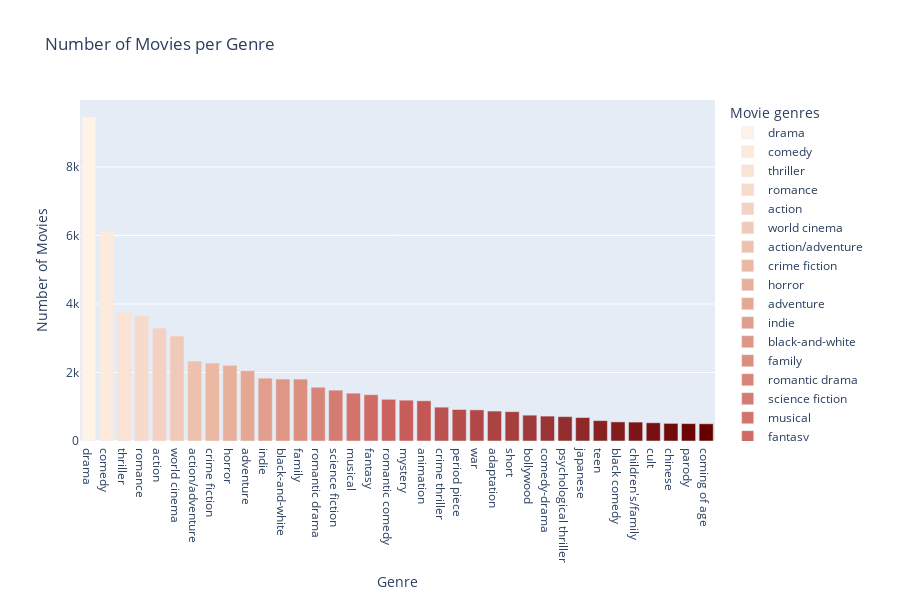

The code cell stored with this chart in its notebook:
### Code cell
import matplotlib.colors as mcolors
import matplotlib.pyplot as plt
import plotly.express as px
# Calculate sample sizes of the genres that we keep
sample_sizes = movies_genres.groupby('Movie genres').size().reset_index(name='Count')
sample_sizes = sample_sizes.sort_values(by='Count', ascending=False)
# Define copper colorscale in valid format
copper_colorscale = [
    (255 / 255, 242 / 255, 230 / 255),
    (230 / 255, 169 / 255, 148 / 255),
    (202 / 255, 94 / 255, 91 / 255),
    (153 / 255, 51 / 255, 51 / 255),
    (102 / 255, 0 / 255, 0 / 255)
]

# Create a LinearSegmentedColormap
copper_interpolated = mcolors.LinearSegmentedColormap.from_list("copper", copper_colorscale)

# Interpolate colors for the genres
num_genres = sample_sizes.shape[0]
genre_colors = {
    genre: mcolors.rgb2hex(copper_interpolated(i / (num_genres - 1)))
    for i, genre in enumerate(sample_sizes['Movie genres'])
}

# Create bar chart with the custom color scale
fig = px.bar(
    sample_sizes,
    x='Movie genres',
    y='Count',
    color='Movie genres',
    title="Number of Movies per Genre",
    color_discrete_map=genre_colors
)

fig.update_layout(
    xaxis_title="Genre",
    yaxis_title="Number of Movies",
    width=900,
    height=600
)

fig.show()

### Figure 1 — Plotly figure (JSON) as saved in the notebook; plotly's stock layout.template omitted (floating-point values rounded to 4 significant figures)
{"data": [{"alignmentgroup": "True", "hovertemplate": "Movie genres=%{x}<br>Count=%{y}<extra></extra>", "legendgroup": "drama", "marker": {"color": "#fff2e6", "pattern": {"shape": ""}}, "name": "drama", "offsetgroup": "drama", "orientation": "v", "showlegend": true, "textposition": "auto", "type": "bar", "x": ["drama"], "xaxis": "x", "y": [9457], "yaxis": "y"}, {"alignmentgroup": "True", "hovertemplate": "Movie genres=%{x}<br>Count=%{y}<extra></extra>", "legendgroup": "comedy", "marker": {"color": "#fceadd", "pattern": {"shape": ""}}, "name": "comedy", "offsetgroup": "comedy", "orientation": "v", "showlegend": true, "textposition": "auto", "type": "bar", "x": ["comedy"], "xaxis": "x", "y": [6122], "yaxis": "y"}, {"alignmentgroup": "True", "hovertemplate": "Movie genres=%{x}<br>Count=%{y}<extra></extra>", "legendgroup": "thriller", "marker": {"color": "#fae2d4", "pattern": {"shape": ""}}, "name": "thriller", "offsetgroup": "thriller", "orientation": "v", "showlegend": true, "textposition": "auto", "type": "bar", "x": ["thriller"], "xaxis": "x", "y": [3762], "yaxis": "y"}, {"alignmentgroup": "True", "hovertemplate": "Movie genres=%{x}<br>Count=%{y}<extra></extra>", "legendgroup": "romance", "marker": {"color": "#f7dacb", "pattern": {"shape": ""}}, "name": "romance", "offsetgroup": "romance", "orientation": "v", "showlegend": true, "textposition": "auto", "type": "bar", "x": ["romance"], "xaxis": "x", "y": [3651], "yaxis": "y"}, {"alignmentgroup": "True", "hovertemplate": "Movie genres=%{x}<br>Count=%{y}<extra></extra>", "legendgroup": "action", "marker": {"color": "#f4d1c1", "pattern": {"shape": ""}}, "name": "action", "offsetgroup": "action", "orientation": "v", "showlegend": true, "textposition": "auto", "type": "bar", "x": ["action"], "xaxis": "x", "y": [3297], "yaxis": "y"}, {"alignmentgroup": "True", "hovertemplate": "Movie genres=%{x}<br>Count=%{y}<extra></extra>", "legendgroup": "world cinema", "marker": {"color": "#f1c9b8", "pattern": {"shape": ""}}, "name": "world cinema", "offsetgroup": "world cinema", "orientation": "v", "showlegend": true, "textposition": "auto", "type": "bar", "x": ["world cinema"], "xaxis": "x", "y": [3064], "yaxis": "y"}, {"alignmentgroup": "True", "hovertemplate": "Movie genres=%{x}<br>Count=%{y}<extra></extra>", "legendgroup": "action/adventure", "marker": {"color": "#eec1af", "pattern": {"shape": ""}}, "name": "action/adventure", "offsetgroup": "action/adventure", "orientation": "v", "showlegend": true, "textposition": "auto", "type": "bar", "x": ["action/adventure"], "xaxis": "x", "y": [2332], "yaxis": "y"}, {"alignmentgroup": "True", "hovertemplate": "Movie genres=%{x}<br>Count=%{y}<extra></extra>", "legendgroup": "crime fiction", "marker": {"color": "#ebb8a4", "pattern": {"shape": ""}}, "name": "crime fiction", "offsetgroup": "crime fiction", "orientation": "v", "showlegend": true, "textposition": "auto", "type": "bar", "x": ["crime fiction"], "xaxis": "x", "y": [2276], "yaxis": "y"}, {"alignmentgroup": "True", "hovertemplate": "Movie genres=%{x}<br>Count=%{y}<extra></extra>", "legendgroup": "horror", "marker": {"color": "#e8b09b", "pattern": {"shape": ""}}, "name": "horror", "offsetgroup": "horror", "orientation": "v", "showlegend": true, "textposition": "auto", "type": "bar", "x": ["horror"], "xaxis": "x", "y": [2208], "yaxis": "y"}, {"alignmentgroup": "True", "hovertemplate": "Movie genres=%{x}<br>Count=%{y}<extra></extra>", "legendgroup": "adventure", "marker": {"color": "#e5a893", "pattern": {"shape": ""}}, "name": "adventure", "offsetgroup": "adventure", "orientation": "v", "showlegend": true, "textposition": "auto", "type": "bar", "x": ["adventure"], "xaxis": "x", "y": [2053], "yaxis": "y"}, {"alignmentgroup": "True", "hovertemplate": "Movie genres=%{x}<br>Count=%{y}<extra></extra>", "legendgroup": "indie", "marker": {"color": "#e29e8c", "pattern": {"shape": ""}}, "name": "indie", "offsetgroup": "indie", "orientation": "v", "showlegend": true, "textposition": "auto", "type": "bar", "x": ["indie"], "xaxis": "x", "y": [1834], "yaxis": "y"}, {"alignmentgroup": "True", "hovertemplate": "Movie genres=%{x}<br>Count=%{y}<extra></extra>", "legendgroup": "black-and-white", "marker": {"color": "#df9685", "pattern": {"shape": ""}}, "name": "black-and-white", "offsetgroup": "black-and-white", "orientation": "v", "showlegend": true, "textposition": "auto", "type": "bar", "x": ["black-and-white"], "xaxis": "x", "y": [1808], "yaxis": "y"}, {"alignmentgroup": "True", "hovertemplate": "Movie genres=%{x}<br>Count=%{y}<extra></extra>", "legendgroup": "family", "marker": {"color": "#dc8e7f", "pattern": {"shape": ""}}, "name": "family", "offsetgroup": "family", "orientation": "v", "showlegend": true, "textposition": "auto", "type": "bar", "x": ["family"], "xaxis": "x", "y": [1807], "yaxis": "y"}, {"alignmentgroup": "True", "hovertemplate": "Movie genres=%{x}<br>Count=%{y}<extra></extra>", "legendgroup": "romantic drama", "marker": {"color": "#d88478", "pattern": {"shape": ""}}, "name": "romantic drama", "offsetgroup": "romantic drama", "orientation": "v", "showlegend": true, "textposition": "auto", "type": "bar", "x": ["romantic drama"], "xaxis": "x", "y": [1570], "yaxis": "y"}, {"alignmentgroup": "True", "hovertemplate": "Movie genres=%{x}<br>Count=%{y}<extra></extra>", "legendgroup": "science fiction", "marker": {"color": "#d57c72", "pattern": {"shape": ""}}, "name": "science fiction", "offsetgroup": "science fiction", "orientation": "v", "showlegend": true, "textposition": "auto", "type": "bar", "x": ["science fiction"], "xaxis": "x", "y": [1485], "yaxis": "y"}, {"alignmentgroup": "True", "hovertemplate": "Movie genres=%{x}<br>Count=%{y}<extra></extra>", "legendgroup": "musical", "marker": {"color": "#d2746c", "pattern": {"shape": ""}}, "name": "musical", "offsetgroup": "musical", "orientation": "v", "showlegend": true, "textposition": "auto", "type": "bar", "x": ["musical"], "xaxis": "x", "y": [1397], "yaxis": "y"}, {"alignmentgroup": "True", "hovertemplate": "Movie genres=%{x}<br>Count=%{y}<extra></extra>", "legendgroup": "fantasy", "marker": {"color": "#cf6a64", "pattern": {"shape": ""}}, "name": "fantasy", "offsetgroup": "fantasy", "orientation": "v", "showlegend": true, "textposition": "auto", "type": "bar", "x": ["fantasy"], "xaxis": "x", "y": [1351], "yaxis": "y"}, {"alignmentgroup": "True", "hovertemplate": "Movie genres=%{x}<br>Count=%{y}<extra></extra>", "legendgroup": "romantic comedy", "marker": {"color": "#cc625e", "pattern": {"shape": ""}}, "name": "romantic comedy", "offsetgroup": "romantic comedy", "orientation": "v", "showlegend": true, "textposition": "auto", "type": "bar", "x": ["romantic comedy"], "xaxis": "x", "y": [1217], "yaxis": "y"}, {"alignmentgroup": "True", "hovertemplate": "Movie genres=%{x}<br>Count=%{y}<extra></extra>", "legendgroup": "mystery", "marker": {"color": "#c75c59", "pattern": {"shape": ""}}, "name": "mystery", "offsetgroup": "mystery", "orientation": "v", "showlegend": true, "textposition": "auto", "type": "bar", "x": ["mystery"], "xaxis": "x", "y": [1192], "yaxis": "y"}, {"alignmentgroup": "True", "hovertemplate": "Movie genres=%{x}<br>Count=%{y}<extra></extra>", "legendgroup": "animation", "marker": {"color": "#c25754", "pattern": {"shape": ""}}, "name": "animation", "offsetgroup": "animation", "orientation": "v", "showlegend": true, "textposition": "auto", "type": "bar", "x": ["animation"], "xaxis": "x", "y": [1174], "yaxis": "y"}, {"alignmentgroup": "True", "hovertemplate": "Movie genres=%{x}<br>Count=%{y}<extra></extra>", "legendgroup": "crime thriller", "marker": {"color": "#bc524f", "pattern": {"shape": ""}}, "name": "crime thriller", "offsetgroup": "crime thriller", "orientation": "v", "showlegend": true, "textposition": "auto", "type": "bar", "x": ["crime thriller"], "xaxis": "x", "y": [988], "yaxis": "y"}, {"alignmentgroup": "True", "hovertemplate": "Movie genres=%{x}<br>Count=%{y}<extra></extra>", "legendgroup": "period piece", "marker": {"color": "#b64d4b", "pattern": {"shape": ""}}, "name": "period piece", "offsetgroup": "period piece", "orientation": "v", "showlegend": true, "textposition": "auto", "type": "bar", "x": ["period piece"], "xaxis": "x", "y": [920], "yaxis": "y"}, {"alignmentgroup": "True", "hovertemplate": "Movie genres=%{x}<br>Count=%{y}<extra></extra>", "legendgroup": "war", "marker": {"color": "#b14847", "pattern": {"shape": ""}}, "name": "war", "offsetgroup": "war", "orientation": "v", "showlegend": true, "textposition": "auto", "type": "bar", "x": ["war"], "xaxis": "x", "y": [909], "yaxis": "y"}, {"alignmentgroup": "True", "hovertemplate": "Movie genres=%{x}<br>Count=%{y}<extra></extra>", "legendgroup": "adaptation", "marker": {"color": "#ab4342", "pattern": {"shape": ""}}, "name": "adaptation", "offsetgroup": "adaptation", "orientation": "v", "showlegend": true, "textposition": "auto", "type": "bar", "x": ["adaptation"], "xaxis": "x", "y": [874], "yaxis": "y"}, {"alignmentgroup": "True", "hovertemplate": "Movie genres=%{x}<br>Count=%{y}<extra></extra>", "legendgroup": "short", "marker": {"color": "#a53e3d", "pattern": {"shape": ""}}, "name": "short", "offsetgroup": "short", "orientation": "v", "showlegend": true, "textposition": "auto", "type": "bar", "x": ["short"], "xaxis": "x", "y": [857], "yaxis": "y"}, {"alignmentgroup": "True", "hovertemplate": "Movie genres=%{x}<br>Count=%{y}<extra></extra>", "legendgroup": "bollywood", "marker": {"color": "#a03939", "pattern": {"shape": ""}}, "name": "bollywood", "offsetgroup": "bollywood", "orientation": "v", "showlegend": true, "textposition": "auto", "type": "bar", "x": ["bollywood"], "xaxis": "x", "y": [754], "yaxis": "y"}, {"alignmentgroup": "True", "hovertemplate": "Movie genres=%{x}<br>Count=%{y}<extra></extra>", "legendgroup": "comedy-drama", "marker": {"color": "#9a3434", "pattern": {"shape": ""}}, "name": "comedy-drama", "offsetgroup": "comedy-drama", "orientation": "v", "showlegend": true, "textposition": "auto", "type": "bar", "x": ["comedy-drama"], "xaxis": "x", "y": [727], "yaxis": "y"}, {"alignmentgroup": "True", "hovertemplate": "Movie genres=%{x}<br>Count=%{y}<extra></extra>", "legendgroup": "psychological thriller", "marker": {"color": "#942e2e", "pattern": {"shape": ""}}, "name": "psychological thriller", "offsetgroup": "psychological thriller", "orientation": "v", "showlegend": true, "textposition": "auto", "type": "bar", "x": ["psychological thriller"], "xaxis": "x", "y": [712], "yaxis": "y"}, {"alignmentgroup": "True", "hovertemplate": "Movie genres=%{x}<br>Count=%{y}<extra></extra>", "legendgroup": "japanese", "marker": {"color": "#8f2929", "pattern": {"shape": ""}}, "name": "japanese", "offsetgroup": "japanese", "orientation": "v", "showlegend": true, "textposition": "auto", "type": "bar", "x": ["japanese"], "xaxis": "x", "y": [685], "yaxis": "y"}, {"alignmentgroup": "True", "hovertemplate": "Movie genres=%{x}<br>Count=%{y}<extra></extra>", "legendgroup": "teen", "marker": {"color": "#882222", "pattern": {"shape": ""}}, "name": "teen", "offsetgroup": "teen", "orientation": "v", "showlegend": true, "textposition": "auto", "type": "bar", "x": ["teen"], "xaxis": "x", "y": [595], "yaxis": "y"}, {"alignmentgroup": "True", "hovertemplate": "Movie genres=%{x}<br>Count=%{y}<extra></extra>", "legendgroup": "black comedy", "marker": {"color": "#831d1d", "pattern": {"shape": ""}}, "name": "black comedy", "offsetgroup": "black comedy", "orientation": "v", "showlegend": true, "textposition": "auto", "type": "bar", "x": ["black comedy"], "xaxis": "x", "y": [558], "yaxis": "y"}, {"alignmentgroup": "True", "hovertemplate": "Movie genres=%{x}<br>Count=%{y}<extra></extra>", "legendgroup": "children's/family", "marker": {"color": "#7d1717", "pattern": {"shape": ""}}, "name": "children's/family", "offsetgroup": "children's/family", "orientation": "v", "showlegend": true, "textposition": "auto", "type": "bar", "x": ["children's/family"], "xaxis": "x", "y": [552], "yaxis": "y"}, {"alignmentgroup": "True", "hovertemplate": "Movie genres=%{x}<br>Count=%{y}<extra></extra>", "legendgroup": "cult", "marker": {"color": "#771111", "pattern": {"shape": ""}}, "name": "cult", "offsetgroup": "cult", "orientation": "v", "showlegend": true, "textposition": "auto", "type": "bar", "x": ["cult"], "xaxis": "x", "y": [532], "yaxis": "y"}, {"alignmentgroup": "True", "hovertemplate": "Movie genres=%{x}<br>Count=%{y}<extra></extra>", "legendgroup": "chinese", "marker": {"color": "#710b0b", "pattern": {"shape": ""}}, "name": "chinese", "offsetgroup": "chinese", "orientation": "v", "showlegend": true, "textposition": "auto", "type": "bar", "x": ["chinese"], "xaxis": "x", "y": [514], "yaxis": "y"}, {"alignmentgroup": "True", "hovertemplate": "Movie genres=%{x}<br>Count=%{y}<extra></extra>", "legendgroup": "parody", "marker": {"color": "#6c0606", "pattern": {"shape": ""}}, "name": "parody", "offsetgroup": "parody", "orientation": "v", "showlegend": true, "textposition": "auto", "type": "bar", "x": ["parody"], "xaxis": "x", "y": [508], "yaxis": "y"}, {"alignmentgroup": "True", "hovertemplate": "Movie genres=%{x}<br>Count=%{y}<extra></extra>", "legendgroup": "coming of age", "marker": {"color": "#660000", "pattern": {"shape": ""}}, "name": "coming of age", "offsetgroup": "coming of age", "orientation": "v", "showlegend": true, "textposition": "auto", "type": "bar", "x": ["coming of age"], "xaxis": "x", "y": [502], "yaxis": "y"}], "layout": {"barmode": "relative", "height": 600, "legend": {"title": {"text": "Movie genres"}, "tracegroupgap": 0}, "title": {"text": "Number of Movies per Genre"}, "width": 900, "xaxis": {"anchor": "y", "categoryarray": ["drama", "comedy", "thriller", "romance", "action", "world cinema", "action/adventure", "crime fiction", "horror", "adventure", "indie", "black-and-white", "family", "romantic drama", "science fiction", "musical", "fantasy", "romantic comedy", "mystery", "animation", "crime thriller", "period piece", "war", "adaptation", "short", "bollywood", "comedy-drama", "psychological thriller", "japanese", "teen", "black comedy", "children's/family", "cult", "chinese", "parody", "coming of age"], "categoryorder": "array", "domain": [0, 1], "title": {"text": "Genre"}}, "yaxis": {"anchor": "x", "domain": [0, 1], "title": {"text": "Number of Movies"}}}}
